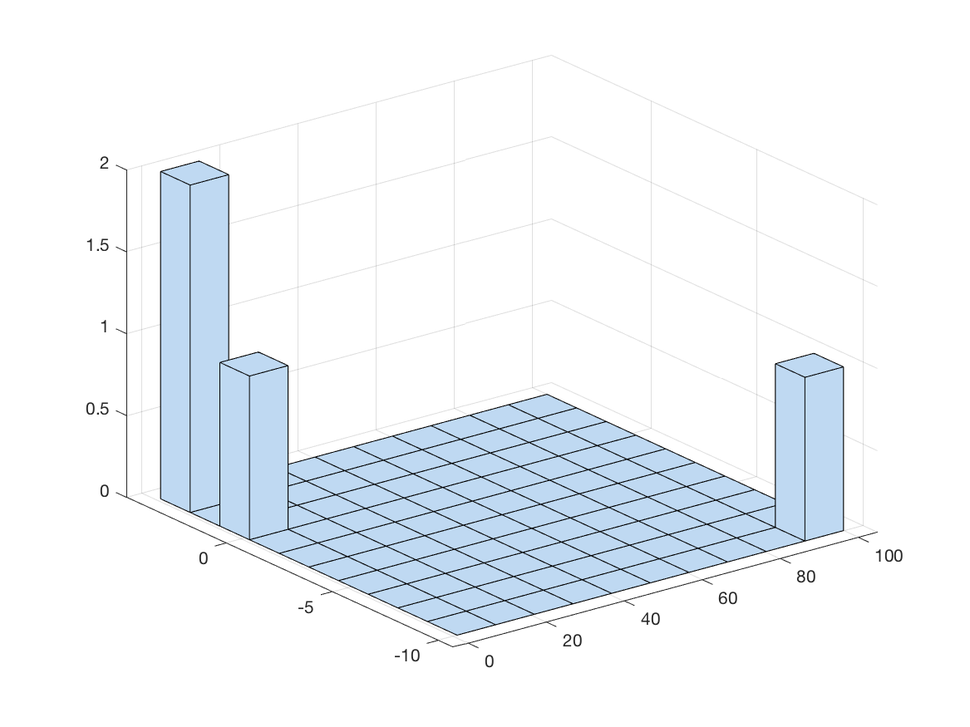
#> input picture matlab_src/test.png, 970 x 727 px, shrunk from 1167 x 875 before the run
$ python -i flake_segmentation.py   (imports and definitions only)   (older library calls are emulated)
#> lines starting #> are read from the running program, lines starting #| are printed output that depends on the picture; after the words box and inside, x2 and y2 are one past the last pixel; in counts of white or black regions, pixels touching at a corner belong together
### scripts_v2/robustfit.py
"""
Modified to have the same result as matlab 'robustfit'

Modified By: Boyu Wang (boywang@cs.stonybrook.edu)
Last Modified Date: 22 Mar 2019

Usage:
rlm_model = robustfit.RLM()
# you need to add the all 1 column to the data explicatly yourself.
rlm_model.fit(X, y)
sigma = rlm_model.sigma
residuals = rlm_model.resid
"""

"""
Perform an iteratively re-weighted least squares 'robust regression'. Basically
a clone of `statsmodels.robust.robust_linear_model.RLM` without all the lovely,
but costly, creature comforts.

Reference:
    http://statsmodels.sourceforge.net/stable/rlm.html
    http://cran.r-project.org/web/packages/robustreg/index.html
    http://cran.r-project.org/doc/contrib/Fox-Companion/appendix-robust-regression.pdf

Run this file to test performance gains. Implementation is ~3x faster than
statsmodels and can reach ~4x faster if Numba is available to accelerate.
"""

import numpy
import sklearn


EPS = numpy.finfo('float').eps


# Weight scaling methods
# @try_jit(nopython=True)
def bisquare(resid, c=4.685):
    """
    Returns weighting for each residual using bisquare weight function

    Args:
        resid (np.ndarray): residuals to be weighted
        c (float): tuning constant for Tukey's Biweight (default: 4.685)

    Returns:
        weight (ndarray): weights for residuals

    Reference:
        http://statsmodels.sourceforge.net/stable/generated/statsmodels.robust.norms.TukeyBiweight.html
    """
    # Weight where abs(resid) < c; otherwise 0
    return (numpy.abs(resid) < c) * (1 - (resid / c) ** 2) ** 2


# @try_jit(nopython=True)
# [17 lines left out: function mad, not called in this run]


# UTILITY FUNCTIONS
# np.any prevents nopython
# @try_jit()
def _check_converge(x0, x, tol=1e-8):
    return not numpy.any(numpy.fabs(x0 - x) > tol)


# Broadcast on sw prevents nopython
# TODO: check implementation https://github.com/numba/numba/pull/1542
# @try_jit()
def _weight_fit(X, y, w):
    """
    Apply a weighted OLS fit to data

    Args:
        X (ndarray): independent variables
        y (ndarray): dependent variable
        w (ndarray): observation weights

    Returns:
        tuple: coefficients and residual vector

    """
    sw = numpy.sqrt(w)

    Xw = X * sw[:, None]
    yw = y * sw

    beta, _, _, _ = numpy.linalg.lstsq(Xw, yw, rcond=-1)

    resid = y - numpy.dot(X, beta)

    return beta, resid


##### translate from matlab robustfit
# robustfit estimate sigma
def _getsigma(wfun, resid_adj, p, s, tune, h):
    st = s * tune
    n = resid_adj.shape[0]
    u = resid_adj / st
    phi = u * wfun(u, 1)
    delta = 0.0001
    u1 = u - delta
    phi0 = u1 * wfun(u1, 1)
    u1 = u + delta
    phi1 = u1 * wfun(u1, 1)
    dphi = (phi1 - phi0) / (2*delta)
    m1 = dphi.mean()
    m2 = ((1-h) * numpy.square(phi)).sum() /(n-p)
    K = 1 + (p/n) * (1-m1) / m1
    s = K * numpy.sqrt(m2) * st /(m1)
    return s

##### translate from matlab robustfit
def madsigma(resid, p, c=0.6745):
    rs = numpy.sort(numpy.abs(resid))
    return numpy.median(rs[max(0, p-1):]) / c

# ##### translate from matlab robustfit
# def bisquare_matlab(resid):
#     return (numpy.abs(resid) < 1) * (1 - resid ** 2) ** 2


# Robust regression
class RLM(sklearn.base.BaseEstimator):
    """ Robust Linear Model using Iterative Reweighted Least Squares (RIRLS)

    Perform robust fitting regression via iteratively reweighted least squares
    according to weight function and tuning parameter.

    Basically a clone from `statsmodels` that should be much faster and follows
    the scikit-learn __init__/fit/predict paradigm.

    Args:
        scale_est (callable): function for scaling residuals
        tune (float): tuning constant for scale estimate
        maxiter (int, optional): maximum number of iterations (default: 50)
        tol (float, optional): convergence tolerance of estimate
            (default: 1e-8)
        scale_est (callable): estimate used to scale the weights
            (default: `mad` for median absolute deviation)
        scale_constant (float): normalization constant (default: 0.6745)
        update_scale (bool, optional): update scale estimate for weights
            across iterations (default: True)
        M (callable): function for scaling residuals
        tune (float): tuning constant for scale estimate

    Attributes:
        coef_ (np.ndarray): 1D array of model coefficients
        intercept_ (float): intercept
        weights (np.ndarray): 1D array of weights for each observation from a
            robust iteratively reweighted least squares

    """

    def __init__(self, M=bisquare, tune=4.685,
                 scale_est=madsigma, scale_constant=0.6745,
                 update_scale=True, maxiter=50, tol=1e-8):
        self.M = M
        self.tune = tune
        self.scale_est = scale_est
        self.scale_constant = scale_constant
        self.update_scale = update_scale
        self.maxiter = maxiter
        self.tol = tol

        self.coef_ = None
        self.intercept_ = 0.0

    def fit(self, X, y):
        """ Fit a model predicting y from X design matrix

        Args:
            X (np.ndarray): 2D (n_obs x n_features) design matrix
            y (np.ndarray): 1D independent variable

        Returns:
            object: return `self` with model results stored for method
                chaining

        """
        ##### translate from matlab robustfit
        Q, R = numpy.linalg.qr(X)
        n, p = X.shape
        xrank = p
        wxrank = xrank
        sw = 1
        # Adjust residuals using leverage, as advised by DuMouchel & O'Brien
        E = numpy.matmul(X , numpy.linalg.pinv(R))
        h = numpy.minimum(.9999, numpy.square(E).sum(1))
        adjfactor = 1 / numpy.sqrt(1-h)
        tiny_s = 1e-6 * numpy.std(y)
        if tiny_s==0:
            tiny_s = 1

        self.coef_, self.resid = _weight_fit(X, y, numpy.ones_like(y))
        # self.scale = self.scale_est(self.resid, c=self.scale_constant)

        ##### translate from matlab robustfit
        self.resid_adj = self.resid * adjfactor / sw
        # print(self.scale_est)
        self.scale = self.scale_est(self.resid_adj, p=wxrank, c=self.scale_constant)
        dfe = n-xrank
        ols_s = numpy.linalg.norm((y - numpy.dot(X, self.coef_))/sw) / numpy.sqrt(dfe)
        # print(ols_s)

        if self.scale < EPS:
            return self

        iteration = 1
        converged = 0
        D = numpy.sqrt(numpy.finfo(float).eps)
        while not converged and iteration < self.maxiter:
            _coef = self.coef_.copy()
            # self.weights = self.M(self.resid / self.scale, c=self.tune)
            ##### translate from matlab robustfit
            self.weights = self.M(self.resid_adj / max(self.scale, tiny_s), c=self.tune)
            self.coef_, self.resid = _weight_fit(X, y, self.weights)
            # print(self.coef_, self.scale)
            if self.update_scale:
                ##### translate from matlab robustfit
                self.resid_adj = self.resid * adjfactor / sw
                self.scale = self.scale_est(self.resid_adj, p=wxrank, c=self.scale_constant)
                # self.scale = max(EPS, self.scale_est(self.resid, c=self.scale_constant))
            iteration += 1
            converged = _check_converge(self.coef_, _coef, tol=self.tol)

        ##### translate from matlab robustfit
        robust_s = _getsigma(self.M, self.resid_adj, xrank, max(self.scale, tiny_s), self.tune, h)
        # print(robust_s)
        self.sigma = max(robust_s, numpy.sqrt( (ols_s**2 * xrank**2 + robust_s**2 * n) / (xrank**2 + n) ))
        # print(self.sigma)
        return self

    def predict(self, X):
        """ Predict yhat using model

        Args:
            X (np.ndarray): 2D (n_obs x n_features) design matrix

        Returns:
            np.ndarray: 1D yhat prediction

        """
        return numpy.dot(X, self.coef_) + self.intercept_

    # [7 lines left out: function __str__, not called in this run]

### scripts_v2/utils.py
"""
Utility functions for robust fit

By: Boyu Wang (boywang@cs.stonybrook.edu)
Created Data: 21 Feb 2019
Last Modified Date: 21 Feb 2019
"""

import numpy as np
from PIL import Image
import robustfit
import cv2


# [37 lines of commented-out code are left out]
# [49 lines left out: function perform_robustfit_multichannel, not called in this run]


# perform robust on 3 channels: gray, h, v, and add their results together
def perform_robustfit_multichannel_v2(im_hsv, im_gray, thre=3, size_thre=10):
    # im_hsv = im_hsv.astype('float')
    # im_gray = im_gray.astype('float')
    im_ghs = np.concatenate([np.expand_dims(im_gray,2), im_hsv[:,:,:2]], axis=2)
    imH, imW, _ = im_ghs.shape
    [C, R] = np.meshgrid(np.arange(0, imW), np.arange(0, imH))
    Y = np.reshape(R, [-1]) / (imH - 1) - 0.5
    X = np.reshape(C, [-1]) / (imW - 1) - 0.5
    A = np.stack([np.ones([imH*imW]), X*X, Y*Y, X*Y, X, Y, ], axis=1)
    res_map = np.zeros([imH, imW])
    for c in range(3):
        im_c = im_ghs[:,:,c]
        brob_rlm_model = robustfit.RLM()
        brob_rlm_model.fit(A, np.reshape(im_c, [-1]))
        if c == 0:
            w = 1
            ref_s = brob_rlm_model.sigma
            im_thre = brob_rlm_model.sigma * thre
        else:
            w = ref_s / brob_rlm_model.sigma
            im_thre += w * brob_rlm_model.sigma * thre
        res_map = res_map + w * np.abs(np.reshape(brob_rlm_model.resid, [imH, imW]))
        # print(im_thre, brob_rlm_model.sigma)
    outlier_map = res_map>im_thre
    outlier_map = outlier_map.astype(np.uint8)

    # connected component detection
    nCC, image_labelmap, _, flake_centroids = cv2.connectedComponentsWithStats(outlier_map)
    # flake_centroid: [m, 2] array, indicates row, column of the centroid
    flake_centroids = np.flip(flake_centroids, 1)
    flake_centroids = flake_centroids[1:].astype('int')

    _, flake_sizes = np.unique(image_labelmap, return_counts=True)
    # remove the background size
    flake_sizes = flake_sizes[1:]
    if size_thre > 0:
        # remove small connect component
        large_flakes = flake_sizes > size_thre
        large_flake_idxs = np.nonzero(large_flakes)[0]
        new_image_labels = np.zeros([imH, imW])
        cnt = 0
        for idx in large_flake_idxs:
            cnt += 1
            new_image_labels[image_labelmap==idx+1] = cnt
        image_labelmap = new_image_labels
        num_flakes = large_flakes.sum()
        flake_centroids = flake_centroids[large_flake_idxs]
        flake_sizes = flake_sizes[large_flake_idxs]
    else:
        num_flakes = nCC - 1

    # print(num_flakes)
    return res_map, image_labelmap, flake_centroids, flake_sizes, num_flakes

# iterative process, perform robust on 3 channels: gray, h, v, and add their results together
# [326 lines left out: functions perform_robustfit_multichannel_v3, perform_robustfit_multichannel_v4, perform_robustfit_multichannel_v5, perform_robustfit, perform_robustfit_v2, not called in this run]


# Z is a binary image
def fractal_dimension(Z):
    # Only for 2d image
    assert(len(Z.shape) == 2)

    # From https://github.com/rougier/numpy-100 (#87)
    def boxcount(Z, k):
        S = np.add.reduceat(
            np.add.reduceat(Z, np.arange(0, Z.shape[0], k), axis=0),
                               np.arange(0, Z.shape[1], k), axis=1)

        # We count non-empty (0) and non-full boxes (k*k)
        return len(np.where((S > 0) & (S < k*k))[0])

    # # Transform Z into a binary array
    # Z = (Z < threshold)

    # Minimal dimension of image
    p = min(Z.shape)

    # Greatest power of 2 less than or equal to p
    n = 2**np.floor(np.log(p)/np.log(2))

    # Extract the exponent
    n = int(np.log(n)/np.log(2))

    # Build successive box sizes (from 2**n down to 2**1)
    sizes = 2**np.arange(n, 1, -1)

    # Actual box counting with decreasing size
    counts = []
    for size in sizes:
        counts.append(boxcount(Z, size))

    # Fit the successive log(sizes) with log (counts)
    coeffs = np.polyfit(np.log(sizes), np.log(counts), 1)
    return -coeffs[0]


# [13 lines left out: function get_sigma, not called in this run]


### scripts_v2/flake_segmentation.py
"""
Flake segmentation.
If background image is given, use the bg image to extract features.
If background image is unknow, first fit the bg image, then extract features.
By: Boyu Wang (boywang@cs.stonybrook.edu)
Created Data: 10 May 2020
Last Modified Date: 17 May 2020
"""

import numpy as np
from PIL import Image
import cv2
import argparse
import os
from scipy.spatial.distance import cdist
from scipy.stats import entropy
from skimage.morphology import disk
from skimage import io, color
from multiprocessing import Pool
from joblib import Parallel, delayed
import pickle
from sklearn.preprocessing import StandardScaler
from sklearn.cluster import KMeans

import utils
import robustfit

parser = argparse.ArgumentParser(description='flake segmentation')
# [9 lines not run here, left out]

hyperparams = { 'im_thre': 2, # given the residulal map, about this threshould is identified as foreground.
                'size_thre': 100, # after detect foreground regions, filter them based on its size. (0 means all of them are kept).
                'n_clusters': 3, # number of cluster to segment each flake.
                }

# process one image
def process_one_image(img_name, save_name, fig_save_name, bg_name=None):
#> called with img_name = '../matlab_src/test.png', save_name = 'out.png', fig_save_name = 'out1.png'
    print('process %s' %(img_name))

    image = Image.open(img_name)
#> image is the input picture: PIL image 970x727 RGB; mean R, G, B 240.4, 244.6, 248.7
    im_rgb = np.array(image).astype('float')
    im_gray = np.array(image.convert('L', (0.2989, 0.5870, 0.1140, 0))).astype('float')
    imH, imW = im_gray.shape
    # to have same result as matlab
    im_hsv = color.rgb2hsv(im_rgb)
#> im_hsv: shape (727, 970, 3) float64; mean of channels 0, 1, 2 0.1, 0, 248.7
    im_hsv[:,:,2] = im_hsv[:,:,2]/255.0
#> im_hsv: shape (727, 970, 3) float64; mean of channels 0, 1, 2 0.102, 0.0367, 0.975

    if bg_name is not None:
        bg_image = Image.open(bg_name)
        bg_rgb = np.array(bg_image).astype('float')
        bg_gray = np.array(bg_image.convert('L', (0.2989, 0.5870, 0.1140, 0))).astype('float')
        # to have same result as matlab
        bg_hsv = color.rgb2hsv(bg_rgb)
        bg_hsv[:,:,2] = bg_hsv[:,:,2]/255.0
    else:
        # estimate bg image
        bg_rgb = []
        [C, R] = np.meshgrid(np.arange(0, imW), np.arange(0, imH))
        Y = np.reshape(R, [-1]) / (imH - 1) - 0.5
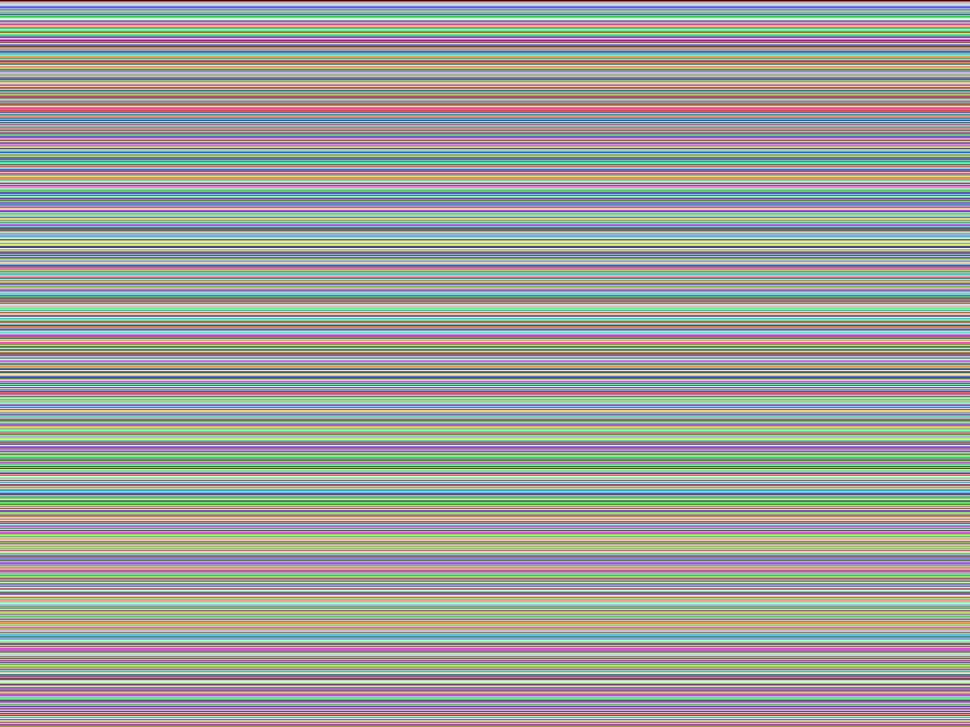
#> R: shape (727, 970) int64; 727 distinct labels, from 0 to 726; one colour per label, 0 black
        X = np.reshape(C, [-1]) / (imW - 1) - 0.5
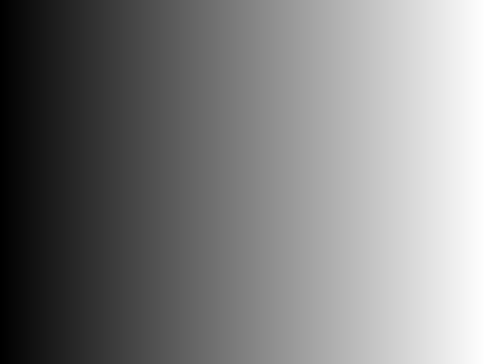
#> C: shape (727, 970) int64 (shown at 1/2 size); min 0, max 969, mean 484.5; drawn with min black and max white
        A = np.stack([np.ones([imH*imW]), X*X, Y*Y, X*Y, X, Y, ], axis=1)
        for c in range(3):
            brob_rlm_model = robustfit.RLM()
            brob_rlm_model.fit(A, np.reshape(im_rgb[:,:,c], [-1]))
            pred_map = np.reshape(brob_rlm_model.predict(A), [imH, imW])
            bg_rgb.append(pred_map)
#> this loop made 3 passes
#> ols_s in fit on passes 1 to 2: 31.39, 26.66
#> after the loop, bg_rgb = 3 items
        bg_rgb = np.stack(bg_rgb, axis=2).astype('float')
        bg_hsv = color.rgb2hsv(bg_rgb)
#> bg_hsv: shape (727, 970, 3) float64; mean of channels 0, 1, 2 0.4, 0, 255
        bg_hsv[:,:,2] = bg_hsv[:,:,2]/255.0
#> bg_hsv: shape (727, 970, 3) float64; mean of channels 0, 1, 2 0.409, 1.25e-15, 1
        bg_gray = color.rgb2gray(bg_rgb)
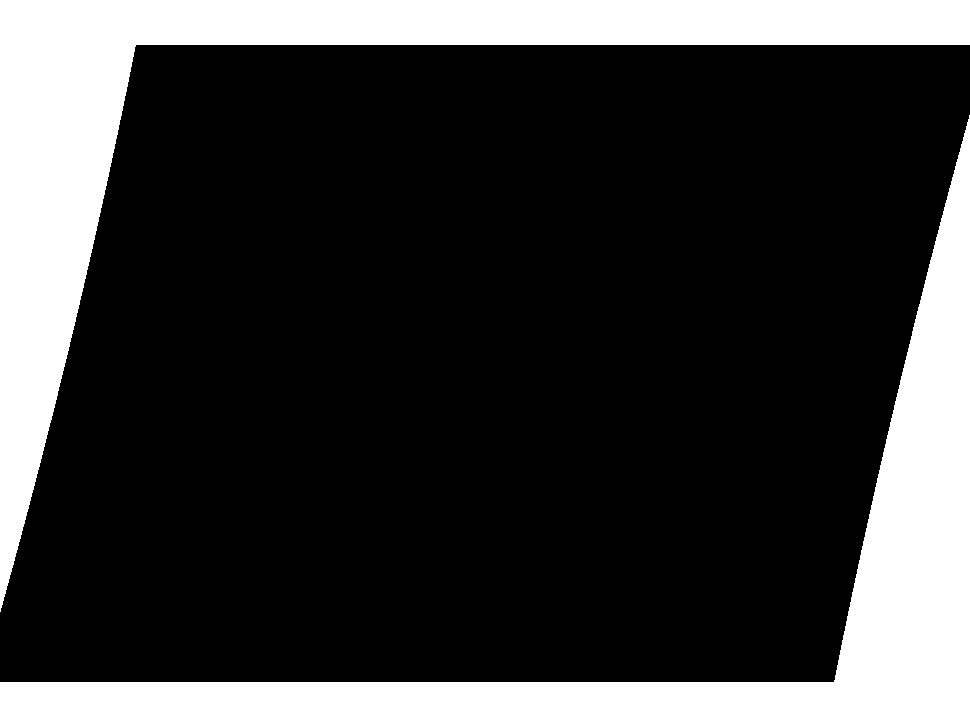
#> bg_gray: shape (727, 970) float64; values 255 (black) and 255 (white), 23.9% white; 2 white regions, box (x1, y1, x2, y2) and area: (0, 0, 970, 612) 84441, (0, 115, 970, 727) 84441

    res_map, image_labelmap, flake_centroids, flake_sizes, num_flakes = utils.perform_robustfit_multichannel_v2(im_hsv, im_gray, hyperparams['im_thre'], hyperparams['size_thre'])
#> the loop in perform_robustfit_multichannel_v2, `for c in range(3):` made 3 passes
#> ols_s in fit on passes 2 to 3: 0.198, 0.0714
#> after the loop in perform_robustfit_multichannel_v2, `for c in range(3):`:
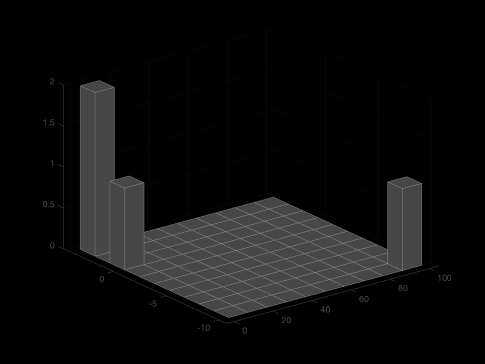
#> res_map: shape (727, 970) float64 (shown at 1/2 size); min 1.22e-12, max 731.4, mean 39.5; drawn with min black and max white
#> in perform_robustfit_multichannel_v2, `nCC, image_labelmap, _, flake_centroids = cv2.connectedComponentsWithS..`:
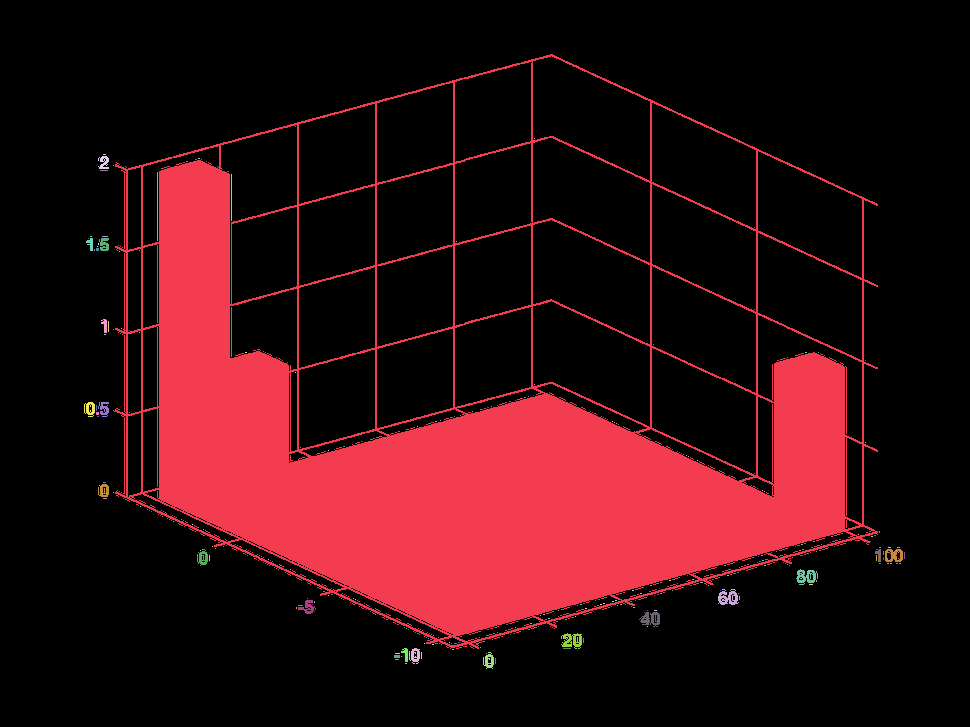
#> image_labelmap: shape (727, 970) int32; 227 distinct labels, from 0 to 226; one colour per label, 0 black
#> in perform_robustfit_multichannel_v2, `nCC, image_labelmap, _, flake_centroids = cv2.connectedComponentsWithS..`: nCC = 227; flake_centroids = 227 pairs, first value 88 to 904, second value 138 to 663
#> in perform_robustfit_multichannel_v2, `flake_centroids = np.flip(flake_centroids, 1)`: flake_centroids = 227 pairs, first value 138 to 663, second value 88 to 904
#> (the rest of the program and of its run is left out)
